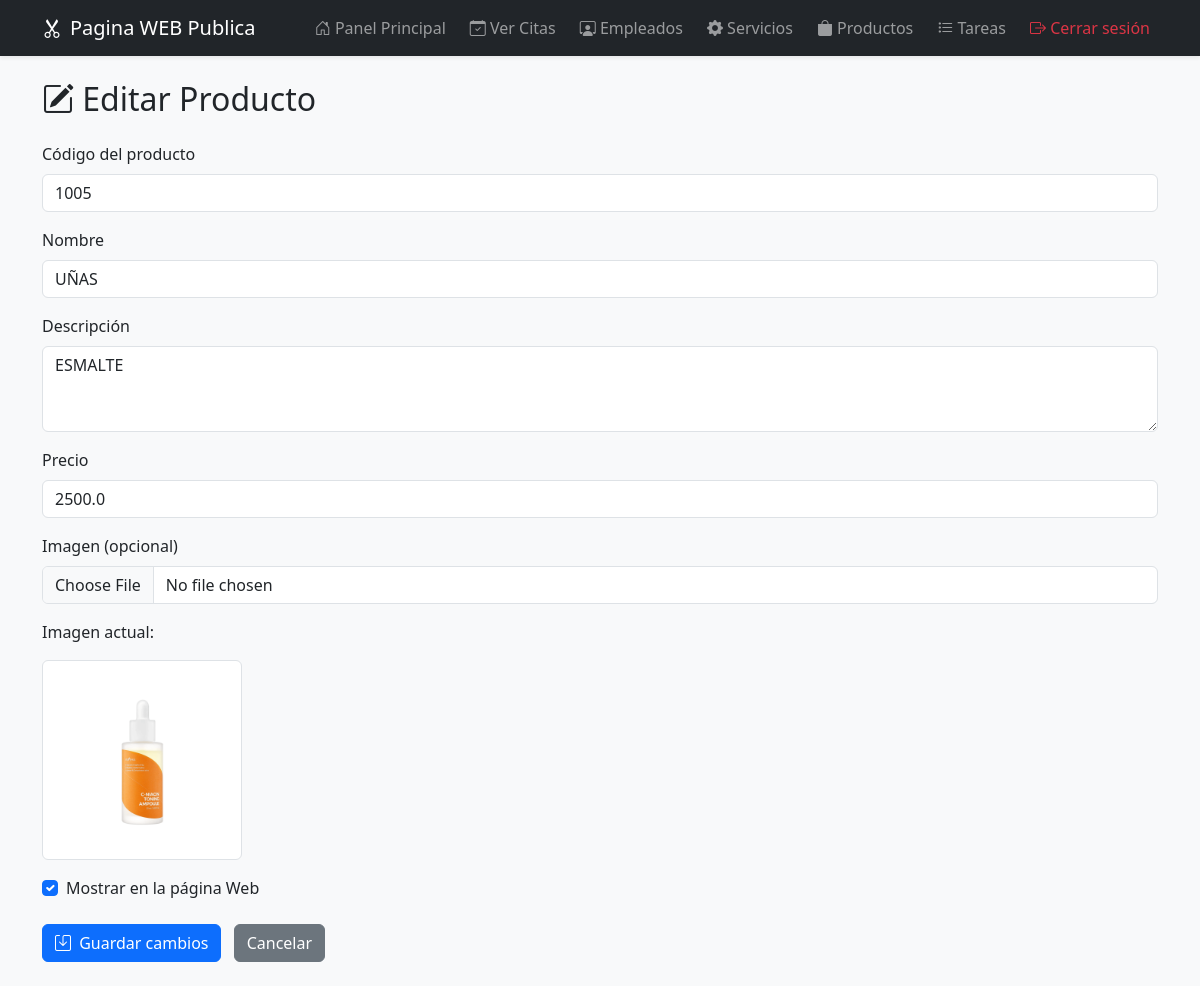
The app's page /admin/productos/editar/1 (signed in) with its own data.
### models.py (models this page shows, shortened)
class Producto(db.Model):
    __tablename__ = 'productos'
    id = db.Column(db.Integer, primary_key=True)
    codigo = db.Column(db.String(50), unique=True, nullable=False)  # código único para cada producto
    nombre = db.Column(db.String(100), nullable=False)
    precio = db.Column(db.Float, nullable=False)
    descripcion = db.Column(db.String(255))
    imagen_url = db.Column(db.String(255))
    visible = db.Column(db.Boolean, default=True)

### main.py (the view, shortened to what this page needs)
@app.route('/admin/productos/editar/<int:id>', methods=['GET', 'POST'])
@login_required
def editar_producto(id):
    prod = Producto.query.get_or_404(id)
    return render_template('admin/editar_producto.html', producto=prod)

### main.py (called while the page is built)
def login_required(f):
    @wraps(f)
    def decorated(*args, **kwargs):
        if not session.get('logged_in'):
            return redirect(url_for('login'))
        return f(*args, **kwargs)
    return decorated

### templates/admin/editar_producto.html
{% extends 'admin/layout.html' %}
{% block content %}
<h2 class="mb-4"><i class="bi bi-pencil-square"></i> Editar Producto</h2>
<form method="POST" enctype="multipart/form-data">
  <div class="mb-3">
    <label for="codigo" class="form-label">Código del producto</label>
    <input type="text" class="form-control" id="codigo" name="codigo" value="{{ producto.codigo }}" required>
  </div>
  <div class="mb-3">
    <label for="nombre" class="form-label">Nombre</label>
    <input type="text" class="form-control" id="nombre" name="nombre" value="{{ producto.nombre }}" required>
  </div>
  <div class="mb-3">
    <label for="descripcion" class="form-label">Descripción</label>
    <textarea class="form-control" id="descripcion" name="descripcion" rows="3">{{ producto.descripcion }}</textarea>
  </div>
  <div class="mb-3">
    <label for="precio" class="form-label">Precio</label>
    <input type="number" step="0.01" class="form-control" id="precio" name="precio" value="{{ producto.precio }}" required>
  </div>
  <div class="mb-3">
    <label for="imagen" class="form-label">Imagen (opcional)</label>
    <input type="file" class="form-control" id="imagen" name="imagen" accept="image/*">
  </div>
  {% if producto.imagen_url %}
  <div class="mb-3">
    <p>Imagen actual:</p>
    <img src="{{ url_for('static', filename=producto.imagen_url) }}" alt="Imagen del producto" class="img-thumbnail" style="max-width: 200px;">
  </div>
  {% endif %}
  <div class="form-check mb-4">
    <input class="form-check-input" type="checkbox" id="visible" name="visible" value="1" {% if producto.visible %}checked{% endif %}>
    <label class="form-check-label" for="visible">
      Mostrar en la página Web
    </label>
  </div>
  <button type="submit" class="btn btn-primary"><i class="bi bi-save"></i> Guardar cambios</button>
  <a href="{{ url_for('admin_productos') }}" class="btn btn-secondary ms-2">Cancelar</a>
</form>
{% endblock %}

### templates/admin/layout.html (style rules this page uses)
body { background-color: #f8f9fa; }
.btn i { margin-right: 4px; }

### records on screen
Producto: codigo "1005", nombre "UÑAS", descripcion "ESMALTE", precio "2500.0", imagen_url (picture), visible "☑"
